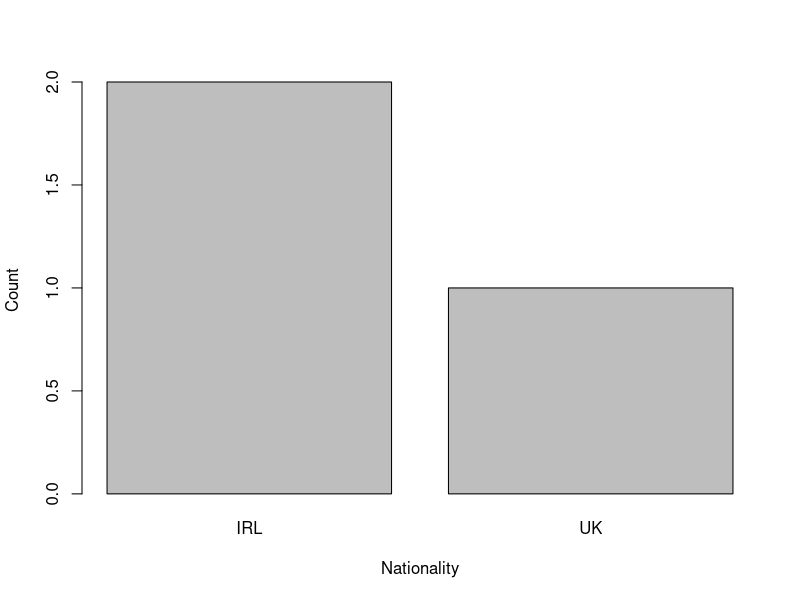
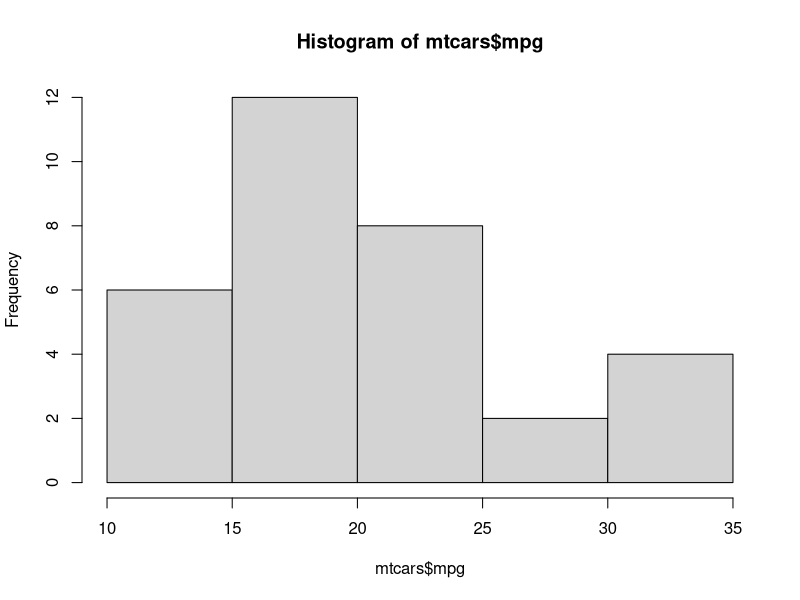

These charts were generated, in order, by the following R code:
name <- c("Amy", "Bill", "Carl")
DAD <- c(80, 65, 50) 
BDA <- c(70, 50, 80)
gender <- as.factor(c("F", "M", "M")) 
nationality <- as.factor(c("IRL", "UK", "IRL")) 
age <- c(20, 21, 22)
student.df <- data.frame(name, age, gender, nationality, DAD, BDA)
attributes(student.df)
student.df$average <- (student.df$BDA + student.df$DAD)/2
student.df$name <- as.character(student.df$name)
student.df <- rbind(student.df, c("Has", 25, "F", "AUS", 55, 70))
student.df$nationality <- as.character(student.df$nationality)
student.df$nationality <- as.factor(student.df$nationality)
student.df$BDA <- as.numeric(student.df$BDA)
student.df$DAD <- as.numeric(student.df$DAD)
tapply(student.df$BDA, student.df$nationality, mean)
table(student.df$nationality)
barplot(table(student.df$nationality),xlab = "Nationality", ylab = "Count")
str(student.df)

mtcars
mtcars$cyl <- as.factor(mtcars$cyl)
mtcars$am <- factor(mtcars$am, labels = c("Automatic", "Manual"), levels=c(0,1))
hist(x = mtcars$mpg, breaks = 7)
